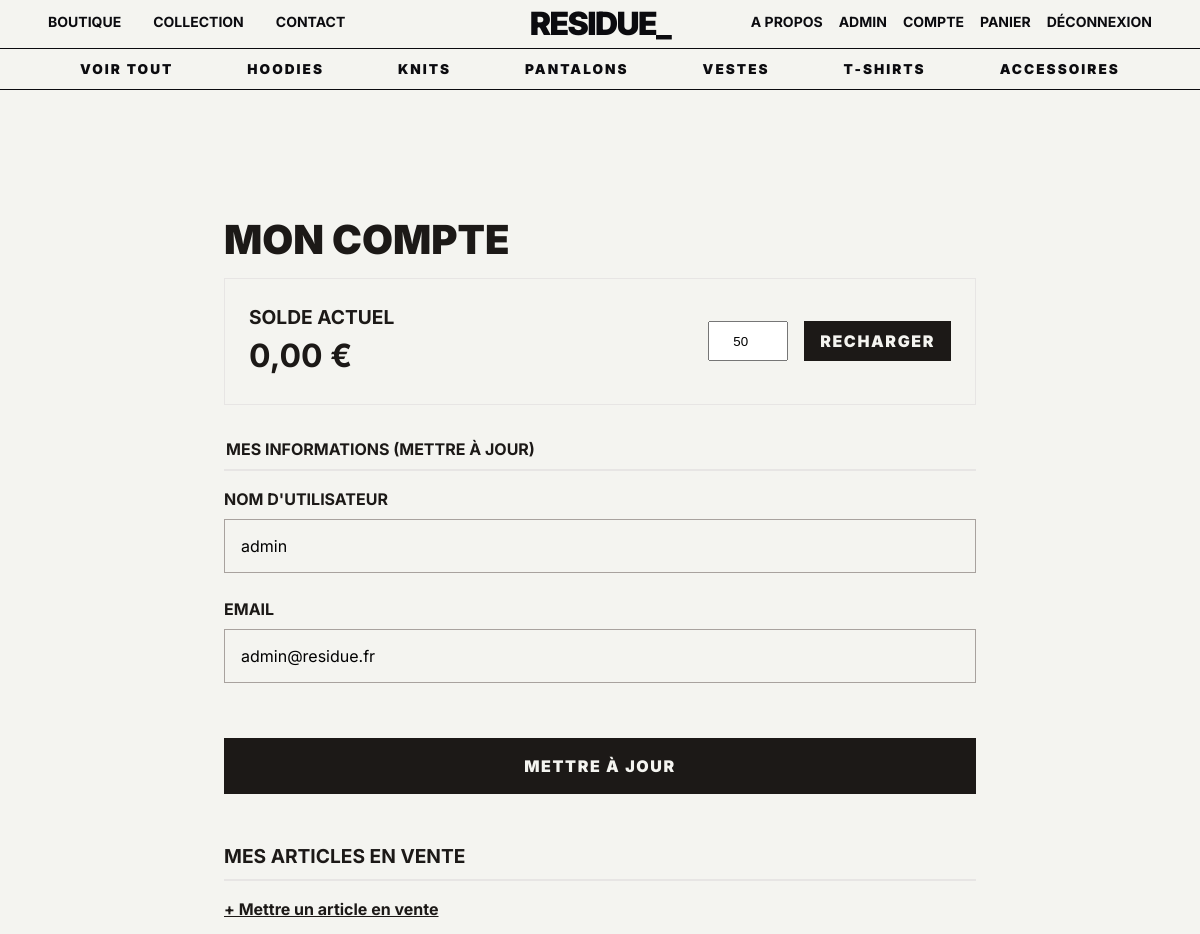
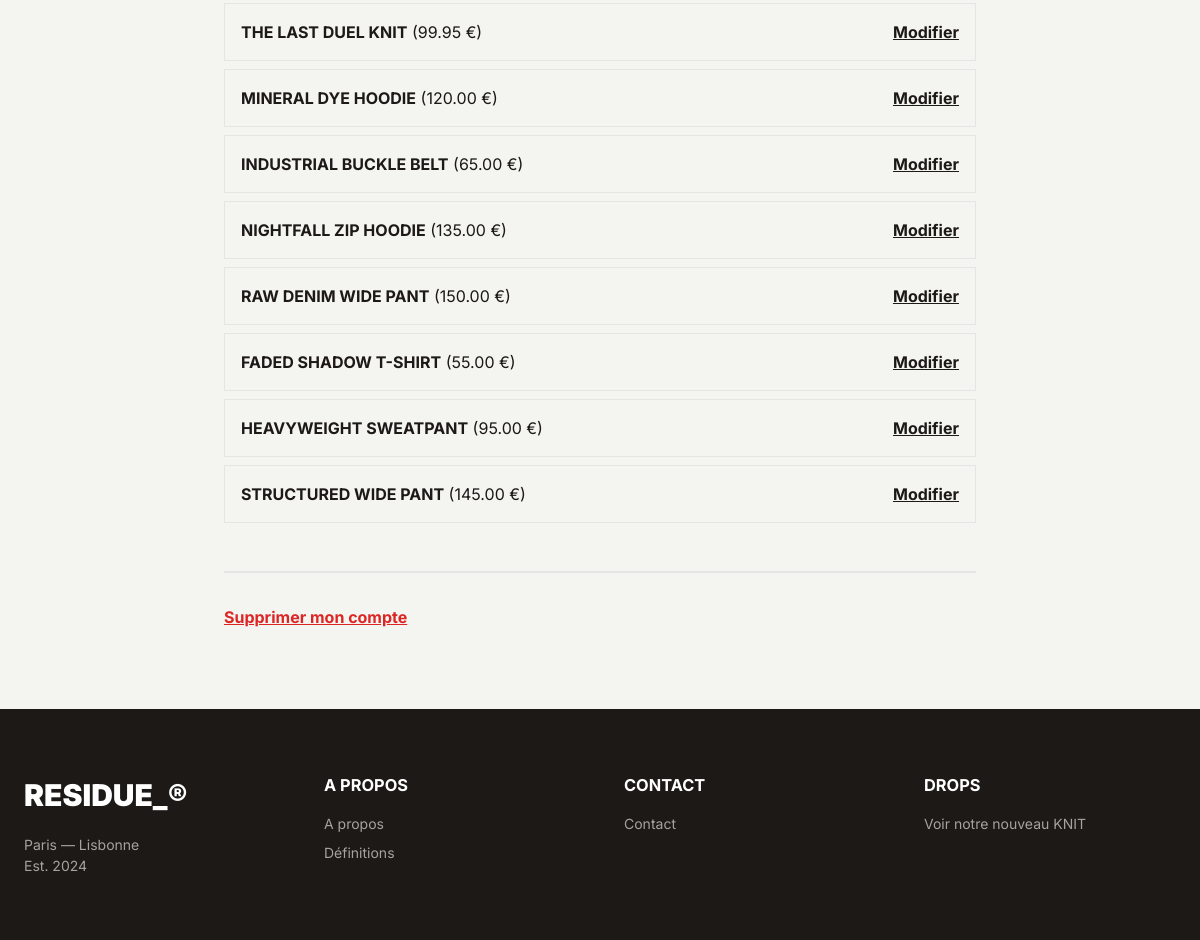
Screenshot of /account.php (signed in) with the database file from the repository (2 pictures, top to bottom).
### tables this page shows
CREATE TABLE `user` (
  `id` int(11) NOT NULL,
  `username` varchar(50) NOT NULL,
  `password` varchar(255) NOT NULL,
  `email` varchar(100) NOT NULL,
  `balance` decimal(10,2) DEFAULT 0.00,
  `profile_pic` varchar(255) DEFAULT 'default.jpg',
  `role` enum('user','admin') DEFAULT 'user'
);

CREATE TABLE `article` (
  `id` int(11) NOT NULL,
  `name` varchar(100) NOT NULL,
  `description` text DEFAULT NULL,
  `price` decimal(10,2) NOT NULL,
  `publish_date` datetime DEFAULT current_timestamp(),
  `author_id` int(11) DEFAULT NULL,
  `category` varchar(50) DEFAULT 'unclassified'
);

### account.php (the view, shortened to what this page needs)
<?php
require_once 'includes/db.php';
$user_id = $_SESSION['user_id'];
$resUser = $mysqli->query("SELECT * FROM user WHERE id=$user_id");
$user = $resUser->fetch_assoc();
$articlesVendus = [];
$resArticles = $mysqli->query("SELECT id, name, price FROM article WHERE author_id=$user_id");
if ($resArticles && $resArticles->num_rows > 0) {
    while($row = $resArticles->fetch_assoc()) {
        $articlesVendus[] = $row;
    }
}
include 'includes/header.php';
?>
<div class="contactContainer" style="max-width: 800px;">
    <h1 class="titleFormular">Mon Compte</h1>
    <div style="display: flex; justify-content: space-between; align-items: center; margin-bottom: 2rem; padding: 1.5rem; border: 1px solid #e7e5e4;">
        <div>
            <h2 style="font-size: 1.2rem; text-transform: uppercase;">Solde Actuel</h2>
            <p style="font-size: 2rem; font-weight: bold; color: #1c1917;"><?php echo number_format($user['balance'], 2, ',', ' '); ?> €</p>
        </div>
        <form action="account.php" method="POST" style="display: flex; gap: 1rem;">
            <input type="number" name="amount" value="50" min="1" step="1" style="width: 80px; padding: 0.5rem; text-align: center;">
            <button type="submit" class="sendBtnFormular" style="margin-top: 0; padding: 0.5rem 1rem;">Recharger</button>
        </form>
    </div>
    <form action="account.php" method="POST" class="formularContainer" style="margin-bottom: 3rem;">
        <fieldset class="contactFieldset">
            <legend>Mes Informations (Mettre à jour)</legend>
            <div class="formGroup">
                <label for="username">Nom d'utilisateur</label>
                <input type="text" id="username" name="username" value="<?php echo htmlspecialchars($user['username']); ?>" required>
            </div>
            <div class="formGroup">
                <label for="email">Email</label>
                <input type="email" id="email" name="email" value="<?php echo htmlspecialchars($user['email']); ?>" required>
            </div>
        </fieldset>
        <button type="submit" class="sendBtnFormular">Mettre à jour</button>
    </form>
    <div style="margin-bottom: 3rem;">
        <h2 style="font-size: 1.2rem; text-transform: uppercase; margin-bottom: 1rem; border-bottom: 2px solid #e7e5e4; padding-bottom: 0.5rem;">Mes Articles en Vente</h2>
        <a href="sell.php" style="display: inline-block; margin-bottom: 1rem; text-decoration: underline; font-weight: bold;">+ Mettre un article en vente</a>
        <?php if(!empty($articlesVendus)): ?>
            <ul style="list-style: none; padding: 0;">
                <?php foreach($articlesVendus as $art): ?>
                    <li style="display: flex; justify-content: space-between; padding: 1rem; border: 1px solid #e7e5e4; margin-bottom: 0.5rem;">
                        <span><strong><?php echo htmlspecialchars($art['name']); ?></strong> (<?php echo number_format($art['price'], 2); ?> €)</span>
                        <form action="editArticle.php" method="POST">
                            <button type="submit" style="text-decoration: underline; font-weight: bold;">Modifier</button>
                        </form>
                    </li>
                <?php endforeach; ?>
            </ul>
        <?php else: ?>
            <p>Vous n'avez aucun article en vente.</p>
        <?php endif; ?>
    </div>
    <div style="border-top: 2px solid #e7e5e4; padding-top: 2rem;">
        <form action="account.php" method="POST" onsubmit="return confirm('Êtes-vous sûr de vouloir supprimer votre compte définitivement ?');">
            <button type="submit" style="color: #dc2626; text-decoration: underline; font-weight: bold;">Supprimer mon compte</button>
        </form>
    </div>
</div>
<?php include 'includes/footer.php'; ?>

### includes/header.php (shortened to what this page needs)
<!DOCTYPE html>
<html lang="fr">
<head>
    <link rel="stylesheet" href="css/style.css?v=<?php echo time(); ?>">
</head>
<?php
$currentPage = basename($_SERVER['PHP_SELF']);
$hasHero = in_array($currentPage, ['index.php', 'apropos.php']);
?>
<body class="<?php echo $hasHero ? '' : 'page-with-nav-space'; ?>">
    <nav id="navBar" class="navBar">
        <div class="navBarPrincipal" id="navBarPrincipal">
            <div class="navContent">
                <div class="desktopLinks">
                    <a href="index.php" id="btnBoutiqueNav">Boutique</a>
                    <a href="index.php" id="btnBrandNav">Collection</a>
                    <a href="contact.php" id="btnContactNav">Contact</a>
                </div>
                <div class="mainLogo">
                    <a href="./index.php">
                        RESIDUE_
                    </a>
                </div>
                <div class="rightIcons" style="display: flex; align-items: center; gap: 1rem;">
                    <a href="apropos.php" id="btnAPropos">A propos</a>
                    <?php if(isset($_SESSION['user_id'])): ?>
                        <?php if(isset($_SESSION['role']) && $_SESSION['role'] === 'admin'): ?>
                            <a href="admin.php">Admin</a>
                        <?php endif; ?>
                        <a href="account.php" id="btnCompte">Compte</a>
                        <a href="cart.php">Panier</a>
                        <a href="logout.php">Déconnexion</a>
                    <?php else: ?>
                        <a href="login.php" id="btnCompte">Compte</a>
                        <a href="cart.php">Panier</a>
                    <?php endif; ?>
                </div>
            </div>
        </div>
        <div class="navBarSecondary" id="navBarSecondary">
            <div class="navSubContent">
                <a href="index.php">Voir tout</a>
                <a href="index.php?category=Hoodies">Hoodies</a>
                <a href="index.php?category=Knitwear">Knits</a>
                <a href="index.php?category=Pantalons">Pantalons</a>
                <a href="index.php?category=Vestes">Vestes</a>
                <a href="index.php?category=T-shirts">T-shirts</a>
                <a href="index.php?category=Accessoires">Accessoires</a>
            </div>
        </div>
    </nav>

### includes/footer.php (shortened to what this page needs)
<footer class="footerSection">
        <div class="footerGrid">
            <div class="brandCol">
                <h2><a href="index.php">RESIDUE_®</a></h2>
                <p>Paris — Lisbonne<br>Est. 2024</p>
            </div>
            <div class="linkCol">
                <h3>A propos</h3>
                <ul>
                    <li><a href="apropos.php">A propos</a></li>
                    <li><a href="pageArticle.php#definitions">Définitions</a></li>
                </ul>
            </div>
            <div class="linkCol">
                <h3>Contact</h3>
                <ul>
                    <li><a href="contact.php">Contact</a></li>
                </ul>
            </div>
            <div class="linkCol">
                <h3>Drops</h3>
                <div><a href="pageArticle.php">Voir notre nouveau KNIT</a></div>
            </div>
        </div>
    </footer>
</body>
</html>

### css/style.css (style rules this page uses)
*, *::before, *::after { box-sizing: border-box; }
body, h1, h2, h3, h4, p, figure, blockquote, dl, dd { margin: 0; }
body { background-color: #f4f4f0; color: #1c1917; font-family: 'Inter', sans-serif; line-height: 1.5; overflow-x: hidden; min-height: 100vh; cursor: default; }
body.page-with-nav-space { padding-top: 130px; }
html { scroll-behavior: smooth; }
a { text-decoration: none; color: inherit; cursor: pointer; }
button { background: none; border: none; font: inherit; cursor: pointer; color: inherit; padding: 0; }
ul, ol { list-style: none; padding: 0; margin: 0; }
.navBar { position: fixed; width: 100%; z-index: 40; top: 0; transition: background 0.3s ease, color 0.3s ease, padding 0.3s ease; background: transparent; color: #fff; mix-blend-mode: difference; }
.navContent { margin: 0 auto; max-width: 100%; padding: 0 3rem; display: grid; grid-template-columns: 1fr auto 1fr; align-items: center; transition: padding 0.3s; }
.mainLogo { font-size: 2rem; font-weight: 900; text-transform: uppercase; justify-self: center; transition: all 0.3s ease; cursor: pointer; letter-spacing: -0.05em; opacity: 1; pointer-events: auto; }
.desktopLinks { display: flex; justify-self: start; gap: 2rem; margin: 0; padding-left: 0; list-style: none; }
.desktopLinks a, .rightIcons a { display: block; text-decoration: none; color: #fff; font-weight: 700; text-transform: uppercase; font-size: 0.875rem; background: transparent; border: none; cursor: pointer; font-family: inherit; position: relative; padding-bottom: 5px; transition: color 0.3s; }
.desktopLinks a::after, .rightIcons a::after { content: ''; position: absolute; width: 100%; height: 2px; bottom: 0; left: 0; background-color: #fff; transform: scaleX(0); transform-origin: center; transition: transform 0.3s ease-out; }
.rightIcons { display: flex; justify-self: end; gap: 1.5rem; align-items: center; }
.navBarSecondary { width: 100%; border-top: 1px solid #fff; border-bottom: 1px solid #fff; padding: 10px 0; }
.navSubContent { margin: 0 auto; max-width: 100%; padding: 0 5rem; display: flex; justify-content: space-between; align-items: center; }
.navSubContent a { text-transform: uppercase; font-size: 0.85rem; font-weight: 900; letter-spacing: 0.15em; position: relative; color: #fff; text-decoration: none; }
.navSubContent a::after { content: ''; position: absolute; width: 100%; height: 2px; bottom: 0; left: 0; background-color: currentColor; transform: scaleX(0); transform-origin: center; transition: transform 0.3s ease-out; }
.footerSection { background: #1c1917; color: #a8a29e; padding: 4rem 1.5rem; font-size: 0.875rem; }
.footerGrid { max-width: 1200px; margin: 0 auto; display: grid; grid-template-columns: 1fr 1fr 1fr 1fr; gap: 3rem; }
.brandCol h2 { color: white; font-weight: 900; text-transform: uppercase; margin-bottom: 1rem; font-size: 1.875rem; }
.linkCol h3 { color: white; font-weight: 700; text-transform: uppercase; margin-bottom: 1rem; }
.linkCol ul { list-style: none; padding: 0; display: flex; flex-direction: column; gap: 0.5rem; }
.contactContainer { max-width: 800px; margin: 4rem auto; padding: 1rem 1.5rem; }
.titleFormular { font-size: 2.5rem; font-weight: 900; text-transform: uppercase; margin-bottom: 0.5rem; }
.formGroup { display: flex; flex-direction: column; margin-bottom: 1.5rem; position: relative; }
.formGroup label { font-weight: bold; text-transform: uppercase; font-size: 100%; margin-bottom: 0.5rem; color: #1c1917; }
.formGroup input, .formGroup textarea { width: 100%; padding: 1rem; background-color: transparent; border: 1px solid #a8a29e; font-family: 'Inter', sans-serif; font-size: 1rem; transition: all 0.3s ease; border-radius: 0; }
.formularContainer fieldset { border: none; padding: 0; margin: 0; margin-bottom: 2%; }
.contactFieldset legend, .timeFormular legend { font-weight: 700; text-transform: uppercase; font-size: 1rem; margin-bottom: 1rem; border-bottom: 2px solid #e7e5e4; width: 100%; padding-bottom: 0.5rem; }
.sendBtnFormular { background-color: #1c1917; color: #f4f4f0; width: 100%; padding: 1rem; font-weight: 900; text-transform: uppercase; letter-spacing: 0.1em; transition: background 0.3s; margin-top: 1rem; }

### rows the page displays
user: balance "0,00", username "admin", email "admin@residue.fr"
article: name "THE LAST DUEL KNIT", price "99.95"
article: name "MINERAL DYE HOODIE", price "120.00"
article: name "INDUSTRIAL BUCKLE BELT", price "65.00"
article: name "NIGHTFALL ZIP HOODIE", price "135.00"
article: name "RAW DENIM WIDE PANT", price "150.00"
article: name "FADED SHADOW T-SHIRT", price "55.00"
article: name "HEAVYWEIGHT SWEATPANT", price "95.00"
article: name "STRUCTURED WIDE PANT", price "145.00"
